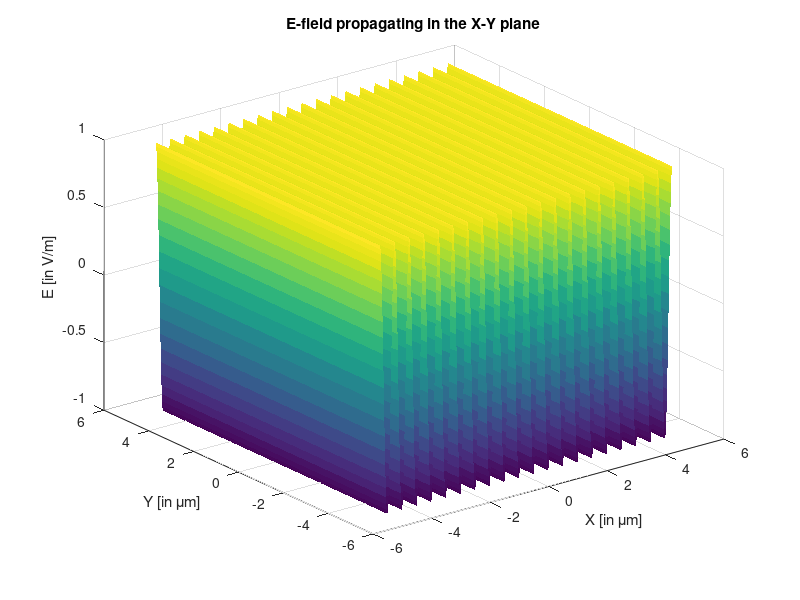

Source code (MATLAB): (Note: this script raises an error after producing the figure.)
%MATLAB code to plot Electric Fields for ECE747 Q4,(a) case i&ii

%defining all the constants
lambda = 500*10^(-9); %given wavelength of the plane wave
k=2*pi/lambda; %modulus of wave vector
theta_1 = 0;  %theta in case #i
theta_2 = 10; %theta in case #ii

%defining components of wave vectors for each wave
k_x_1=k*cos(theta_1*pi/180);
k_y_1=k*sin(theta_1*pi/180);
k_x_2=k*cos(theta_2*pi/180);
k_y_2=k*sin(theta_2*pi/180);

[X,Y] = meshgrid(-5:0.01:5,-5:0.01:5); %X and Y defined from -5 to 5 micro-meters
E_1=cos(k_x_1*X*10^(-6)+k_y_1*Y*10^(-6)); %E-field for theta=0
E_2=cos(k_x_2*X*10^(-6)+k_y_2*Y*10^(-6)); %E-field for theta=10
surf(X,Y,E_1, 'edgecolor', 'none')
%surf(X,Y,E_2, 'edgecolor', 'none')

title('E-field propagating in the X-Y plane')
xlabel('X [in \mum]') 
ylabel('Y [in \mum]')
zlabel('E [in V/m]')
ax = gca;
ax.FontSize = 30;